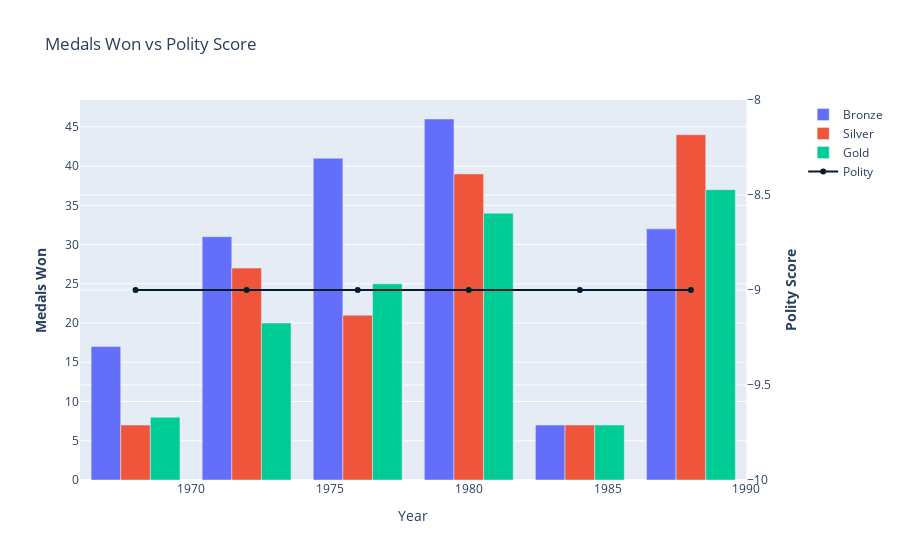
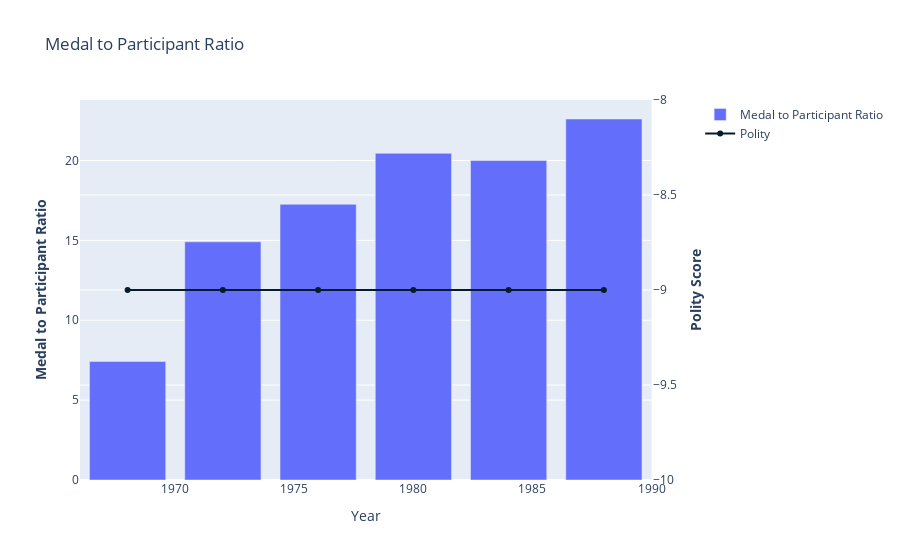
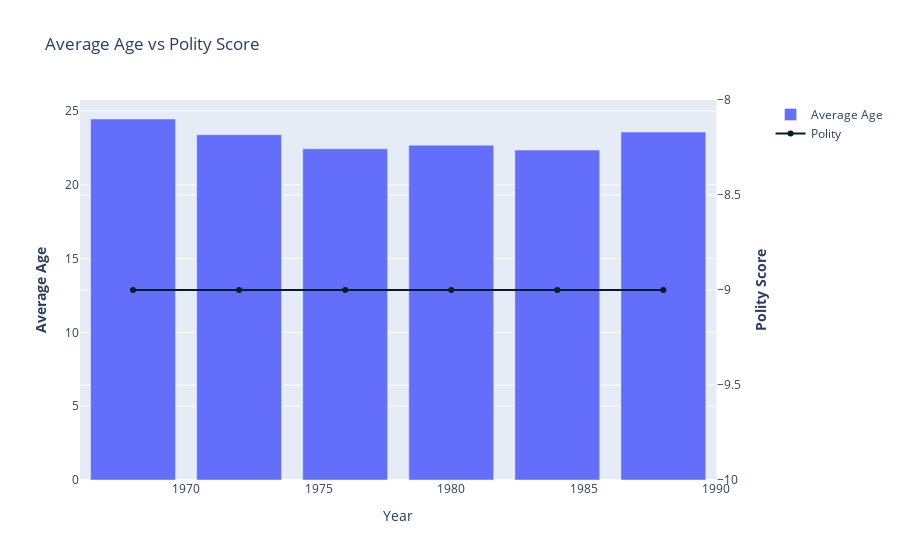
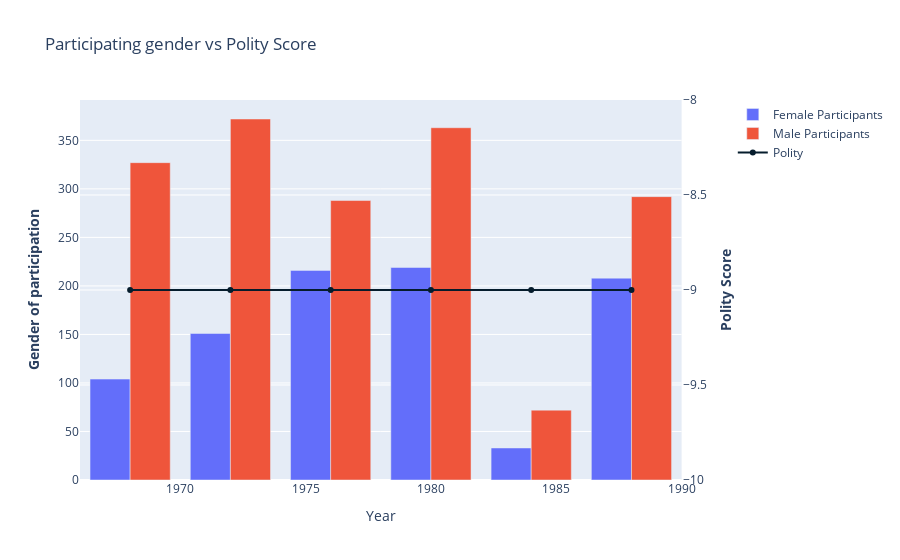

These figures' notebook cell, in order:
### Markdown cell above
### Germany:

In 1916, 1940 and 1944, the Olympics was cancelled due to world war I and II. During 1945-1990, Germany had split into Germany East which was influenced by Russia and Germany West which was influenced by USA, and was democratic. Surprsisingly, Germany East performed well in years 1980 compared to Germany West which showed dip in number of medals. The medals to participation ratio was higher in East Germany as well. It was widely believed that doping was allowed in East Germany but there is no solid evidence. Female participation was found to be higher in East Germany whereas male participation was higher in West Germany.

### Code cell
plot_graphs_for_country(final_df, polity_dff3, 'GERMANY EAST', 1929, 2014)

### Figure 1 — Plotly figure (JSON) as saved in the notebook; plotly's stock layout.template omitted (floating-point values rounded to 4 significant figures)
{"data": [{"name": "Bronze", "type": "bar", "x": [1968, 1972, 1976, 1980, 1984, 1988], "xaxis": "x", "y": [17, 31, 41, 46, 7, 32], "yaxis": "y"}, {"name": "Silver", "type": "bar", "x": [1968, 1972, 1976, 1980, 1984, 1988], "xaxis": "x", "y": [7, 27, 21, 39, 7, 44], "yaxis": "y"}, {"name": "Gold", "type": "bar", "x": [1968, 1972, 1976, 1980, 1984, 1988], "xaxis": "x", "y": [8, 20, 25, 34, 7, 37], "yaxis": "y"}, {"marker": {"color": "#051c2c"}, "name": "Polity", "type": "scatter", "x": [1968, 1972, 1976, 1980, 1984, 1988], "xaxis": "x", "y": [-9, -9, -9, -9, -9, -9], "yaxis": "y2"}], "layout": {"title": {"text": "Medals Won vs Polity Score"}, "xaxis": {"anchor": "y", "domain": [0, 0.94], "title": {"text": "Year"}}, "yaxis": {"anchor": "x", "domain": [0, 1], "title": {"text": "<b>Medals Won</b>"}}, "yaxis2": {"anchor": "x", "overlaying": "y", "side": "right", "title": {"text": "<b>Polity Score</b>"}}}}

### Figure 2 — Plotly figure (JSON) as saved in the notebook; plotly's stock layout.template omitted (floating-point values rounded to 4 significant figures)
{"data": [{"name": "Medal to Participant Ratio", "type": "bar", "x": [1968, 1972, 1976, 1980, 1984, 1988], "xaxis": "x", "y": [7.42, 14.91, 17.26, 20.45, 20, 22.6], "yaxis": "y"}, {"marker": {"color": "#051c2c"}, "name": "Polity", "type": "scatter", "x": [1968, 1972, 1976, 1980, 1984, 1988], "xaxis": "x", "y": [-9, -9, -9, -9, -9, -9], "yaxis": "y2"}], "layout": {"title": {"text": "Medal to Participant Ratio"}, "xaxis": {"anchor": "y", "domain": [0, 0.94], "title": {"text": "Year"}}, "yaxis": {"anchor": "x", "domain": [0, 1], "title": {"text": "<b>Medal to Participant Ratio</b>"}}, "yaxis2": {"anchor": "x", "overlaying": "y", "side": "right", "title": {"text": "<b>Polity Score</b>"}}}}

### Figure 3 — Plotly figure (JSON) as saved in the notebook; plotly's stock layout.template omitted (floating-point values rounded to 4 significant figures)
{"data": [{"name": "Average Age", "type": "bar", "x": [1968, 1972, 1976, 1980, 1984, 1988], "xaxis": "x", "y": [24.46, 23.39, 22.44, 22.68, 22.35, 23.57], "yaxis": "y"}, {"marker": {"color": "#051c2c"}, "name": "Polity", "type": "scatter", "x": [1968, 1972, 1976, 1980, 1984, 1988], "xaxis": "x", "y": [-9, -9, -9, -9, -9, -9], "yaxis": "y2"}], "layout": {"title": {"text": "Average Age vs Polity Score"}, "xaxis": {"anchor": "y", "domain": [0, 0.94], "title": {"text": "Year"}}, "yaxis": {"anchor": "x", "domain": [0, 1], "title": {"text": "<b>Average Age</b>"}}, "yaxis2": {"anchor": "x", "overlaying": "y", "side": "right", "title": {"text": "<b>Polity Score</b>"}}}}

### Figure 4 — Plotly figure (JSON) as saved in the notebook; plotly's stock layout.template omitted (floating-point values rounded to 4 significant figures)
{"data": [{"name": "Female Participants", "type": "bar", "x": [1968, 1972, 1976, 1980, 1984, 1988], "xaxis": "x", "y": [104, 151, 216, 219, 33, 208], "yaxis": "y"}, {"name": "Male Participants", "type": "bar", "x": [1968, 1972, 1976, 1980, 1984, 1988], "xaxis": "x", "y": [327, 372, 288, 363, 72, 292], "yaxis": "y"}, {"marker": {"color": "#051c2c"}, "name": "Polity", "type": "scatter", "x": [1968, 1972, 1976, 1980, 1984, 1988], "xaxis": "x", "y": [-9, -9, -9, -9, -9, -9], "yaxis": "y2"}], "layout": {"title": {"text": "Participating gender vs Polity Score"}, "xaxis": {"anchor": "y", "domain": [0, 0.94], "title": {"text": "Year"}}, "yaxis": {"anchor": "x", "domain": [0, 1], "title": {"text": "<b>Gender of participation</b>"}}, "yaxis2": {"anchor": "x", "overlaying": "y", "side": "right", "title": {"text": "<b>Polity Score</b>"}}}}
